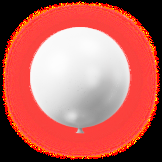
#> input picture hazard.png, 162 x 162 px
$ python test_vision.py
#> lines starting #> are read from the running program, lines starting #| are printed output that depends on the picture
import time
import cv2
import numpy as np
import pyautogui

GAME_REGION = (650, 100, 620, 915)

# Load your cropped template
template_original = cv2.imread("hazard.png", cv2.IMREAD_GRAYSCALE)
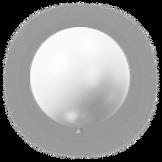
#> template_original: shape (162, 162); min 0, max 253, mean 142.3
if template_original is None:
    print("Error: 'hazard.png' not found in folder!")
    exit()

orig_h, orig_w = template_original.shape
#> orig_h = 162; orig_w = 162

# Define scale factors to catch both small and full-sized balloons
SCALES = [0.65, 0.80, 1.0, 1.20]
print("Starting in 3 seconds... Switch to your game window!")
time.sleep(3)

screenshot = pyautogui.screenshot(region=GAME_REGION)
#> (the run stopped early here; a loop or call above may not have finished)

$ run again, with debug_view.png copied over hazard.png
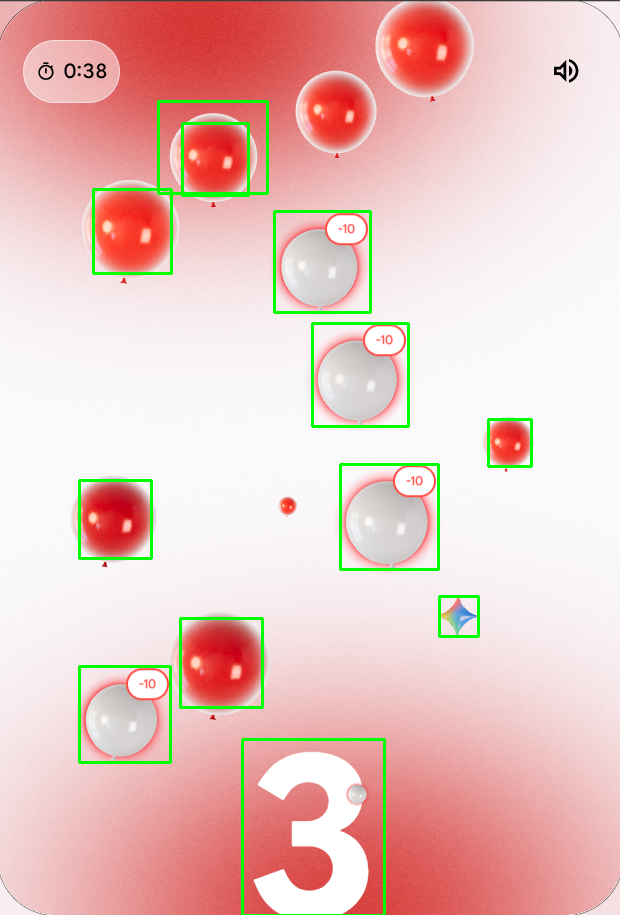
#> input picture debug_view.png, 620 x 915 px
#> `template_original = cv2.imread("hazard.png", cv2.IMREAD_GRAYSCALE)`:
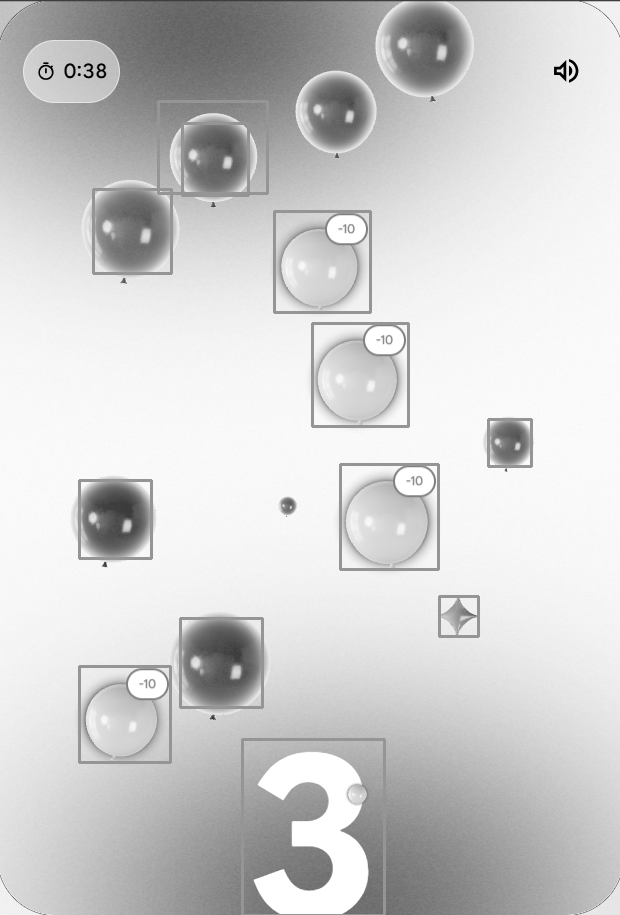
#> template_original: shape (915, 620); min 0, max 255, mean 207.9
